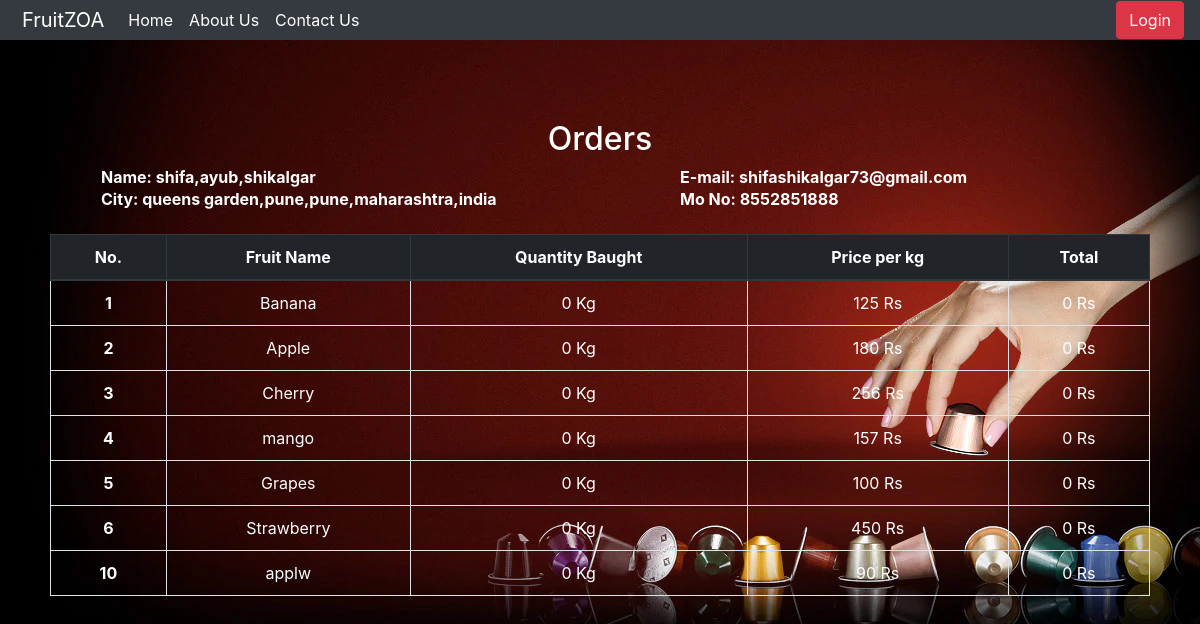
/userorders.php?id=1, run on the app's committed database.
### tables this page shows
CREATE TABLE `u_registration` (
  `id` int(11) NOT NULL,
  `Username` varchar(15) NOT NULL,
  `Passwords` varchar(20) NOT NULL,
  `C_Name` text NOT NULL,
  `Address` varchar(50) NOT NULL,
  `email` varchar(40) NOT NULL,
  `DOB` date NOT NULL,
  `Gender` text NOT NULL,
  `Age` int(10) NOT NULL,
  `Phone_no` varchar(12) NOT NULL,
  `date` date NOT NULL,
  `isAdmin` int(11) NOT NULL,
  `fruitid` int(10) NOT NULL,
  `Banana` int(10) DEFAULT NULL,
  `Apple` int(10) DEFAULT NULL,
  `Cherry` int(10) DEFAULT NULL,
  `mango` int(10) DEFAULT NULL,
  `Grapes` int(10) DEFAULT NULL,
  `Strawberry` int(10) DEFAULT NULL,
  `applw` int(10) NOT NULL
);

CREATE TABLE `fruitdata` (
  `id` int(15) NOT NULL,
  `Name` varchar(50) NOT NULL,
  `Discription` varchar(300) NOT NULL,
  `ImgURl` varchar(100) NOT NULL,
  `Quantity` int(11) NOT NULL,
  `Price` int(6) NOT NULL,
  `pur_price` int(6) NOT NULL,
  `sold_items` int(10) NOT NULL,
  `profit` int(10) NOT NULL
);

### userorders.php (the view, shortened to what this page needs)
           <?php
           include("navbar.php");
       ?>
            <html>
            <head>
            </head>
            <body>
                <br><br><br><br><br>
               <h2 id="heading">Orders</h2>
               <?php
               $userid = $_GET['id'];
               $displays = "SELECT * from u_registration where id = $userid ";
               $sqls = mysqli_query( $link, $displays);
               $rows = mysqli_fetch_array( $sqls );
               ?>
               <table class="col-md-10 mx-auto">
                       <tr>
                       <th>Name: <?php echo $rows[3] ?></th>
                           <th>E-mail: <?php echo $rows[5] ?></th>
                       </tr>
                       <tr>
                       <th>City: <?php echo $rows[4] ?></th>
                           <th>Mo No: <?php echo $rows[9] ?></th>
                       </tr>
                       </table>
                       <br>
                   <table class="table col-md-11 mx-auto table-bordered">
	<thead class="thead-dark">
		<tr>
			<th scope="col">No.</th>
			<th scope="col">Fruit Name</th>
			<th scope="col">Quantity Baught</th>
			<th scope="col">Price per kg</th>
			<th scope="col">Total</th>
		</tr>
	</thead>
	<tbody>
		<?php
                               if($userid == null){
                                   ?><script>
				window.location.href = 'index.php';
					</script>
				<?php
                               }
                                   else{
                               $ids = 12;
				$display = "SELECT * from fruitdata";
				$sql = mysqli_query( $link, $display);
				while ( $row = mysqli_fetch_array( $sql ) ) {
                               $id = $row[0];
                               $ids++;
				 echo '
				<tr>
				<th class="record" id="record-">',$id,'</th>
				<td> ',$row[1],'</td>
				<td>',$rows[$ids],' Kg</td>
				<td>',$row[5],' Rs</td>
				<td>',$rows[$ids] * $row[5],' Rs</td>
				</tr>
				';
			}
                       }
		?>
	</tbody>
</table>
               </body>
            </html>

### userorders.php (style rules this page uses)
body { background:url("./img/orderback.jpg"); }
#heading { color:white; position: relative; text-align: center; }
table { color:white; }
.table { text-align:center; }

### data on the page
u_registration: C_Name "shifa,ayub,shikalgar", email "shifashikalgar73@gmail.com", Address "queens garden,pune,pune,maharashtra,india", Phone_no "8552851888", Banana "0", $rows[$ids]*$row[5] "0", Apple "0", Cherry "0", mango "0", Grapes "0", Strawberry "0", applw "0"
fruitdata: id "1", Name "Banana", Price "125"
fruitdata: id "2", Name "Apple", Price "180"
fruitdata: id "3", Name "Cherry", Price "256"
fruitdata: id "4", Name "mango", Price "157"
fruitdata: id "5", Name "Grapes", Price "100"
fruitdata: id "6", Name "Strawberry", Price "450"
fruitdata: id "10", Name "applw", Price "90"
